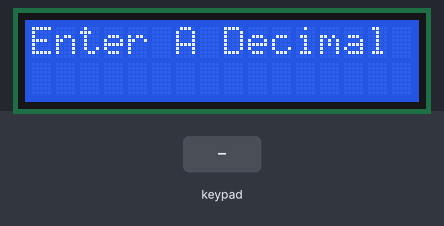
Simulated run of this sketch. Board: Arduino Uno, built with avr-gcc and run on an emulated ATmega328P. Parts: 16×2 character LCD. The test bench sets the inputs (shaded band).

Above: at 1.2 s.
1.3 s: keypad keys 9 8 7 6 # pressed 0.4 s apart
At 4.0 s:
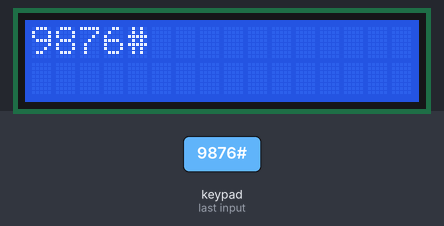
4.8 s: key 'A' pressed
At 5.3 s:
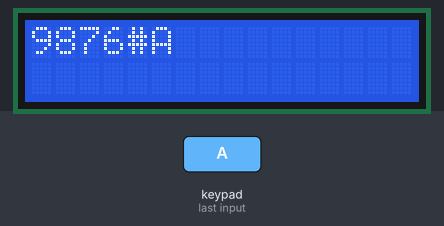
6.3 s: key 'C' pressed
At 7.5 s:
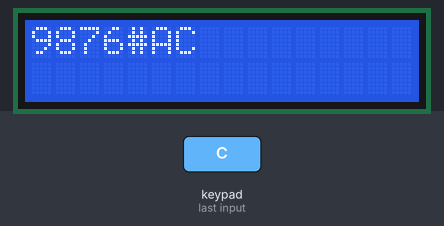
7.8 s: keypad keys 9 8 7 6 * pressed 0.4 s apart
At 10.2 s:
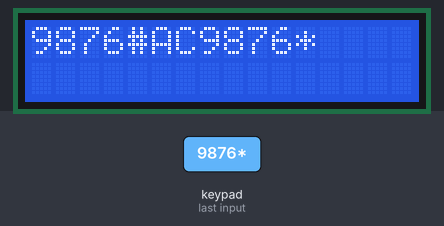
11.3 s: key '*' pressed
At 12.5 s:
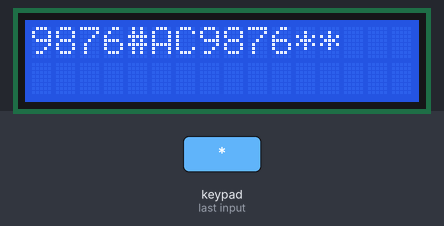
12.8 s: key '#' pressed
At 13.8 s:
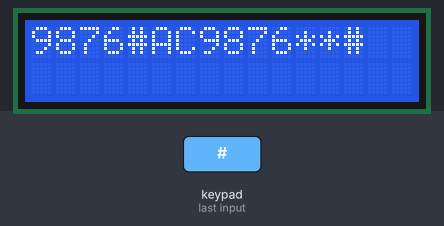
Timing chart, 0 to 15.3 s (numbered marks = the images above; inputs shaded):
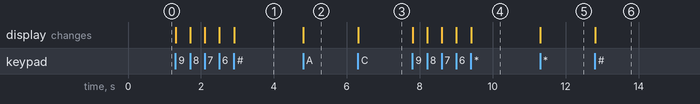

The sketch:

Main.ino
```cpp
#include <LiquidCrystal.h>

#include <Keypad.h>

const byte ROWS = 4;
const byte COLS = 4;
int sum;
char hexaKeys[ROWS][COLS] = {
  {'1', '2', '3', 'A'},
  {'4', '5', '6', 'B'},
  {'7', '8', '9', 'C'},
  {'*', '0', '#', 'D'}
};

byte rowPins[ROWS] = {9, 8, 7, 6};
byte colPins[COLS] = {5, 4, 3, 2};

Keypad customKeypad = Keypad(makeKeymap(hexaKeys), rowPins, colPins, ROWS, COLS);

String decimal = "";

const int rs = 18, en = 19, d4 = 14, d5 = 15, d6 = 16, d7 = 17;
LiquidCrystal lcd(rs, en, d4, d5, d6, d7);

void setup() {
  lcd.begin(16, 2);
  Serial.begin(9600);
  lcd.write("Enter A Decimal Number");
}

void loop() {
  char customKey = customKeypad.getKey();
  if(customKey){
    Serial.println();
    if(customKey=='D'){
      decimal = "";
      lcd.clear();

    }else if(customKey=='B'){
      Serial.println("It is");
      int no = decimal.toInt();
      lcd.clear();
      lcd.print(no, BIN);
    }else{
     decimal=decimal+customKey;
     lcd.clear();
     lcd.print(decimal);
    }
  }
}
```

Measured:
- after the input at 1.3 s, the display: first changes at once (image 1 shows a later state)
- after the input at 4.8 s, the display: changes at once (image 2)
- after the input at 6.3 s, the display: changes at once (image 3)
- after the input at 7.8 s, the display: first changes at once (image 4 shows a later state)
- after the input at 11.3 s, the display: changes at once (image 5)
- after the input at 12.8 s, the display: changes at once (image 6)
